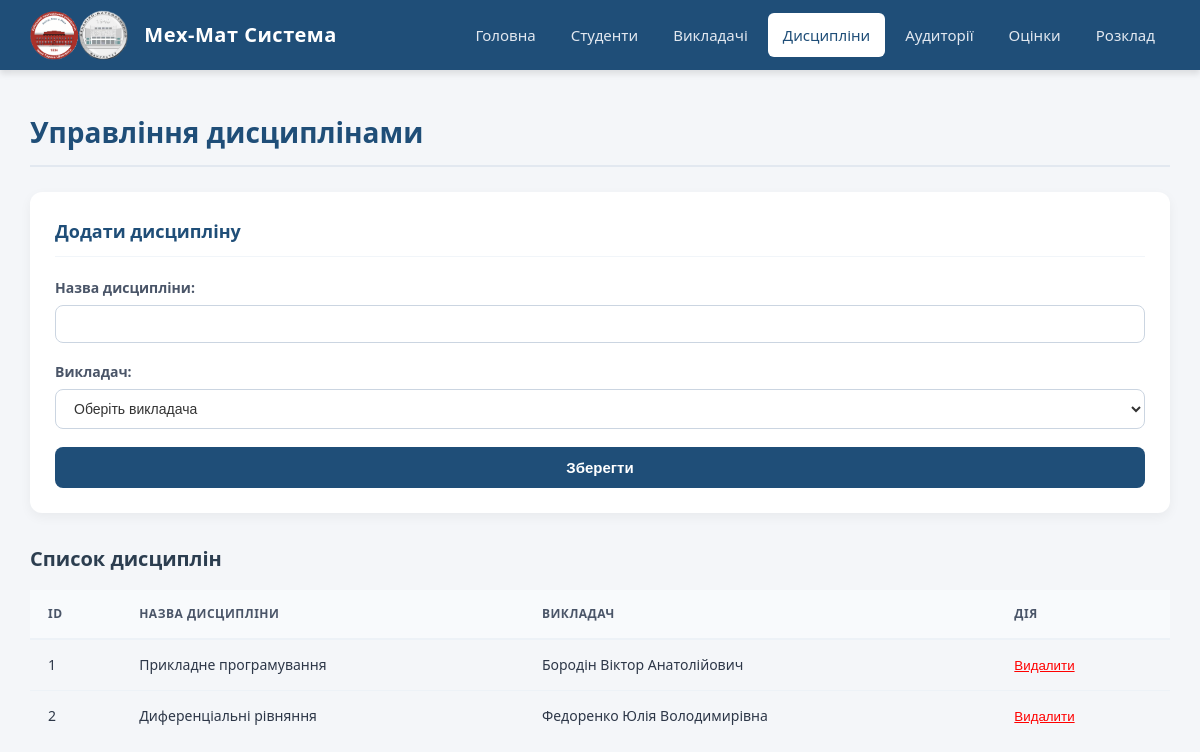
The page /disciplines on the database its author committed.
### database/models.py (models this page shows)
class Discipline(Base):
    __tablename__ = 'disciplines'
    id = Column(Integer, primary_key=True, autoincrement=True)
    title = Column(String(100), nullable=False)                # Назва предмету
    teacher_id = Column(Integer, ForeignKey('teachers.id'), nullable=False)
    teacher = relationship("Teacher", back_populates="disciplines")
    grades = relationship("Grade", back_populates="discipline", cascade="all, delete-orphan")
    schedules = relationship("Schedule", back_populates="discipline", cascade="all, delete-orphan")

class Teacher(Base):
    __tablename__ = 'teachers'
    id = Column(Integer, primary_key=True, autoincrement=True)
    name = Column(String(100), nullable=False)
    department = Column(String(100), nullable=False)           # Кафедра викладача
    disciplines = relationship("Discipline", back_populates="teacher", cascade="all, delete-orphan")

### server/routes.py (the view)
@app.route('/disciplines', methods=['GET'])
def disciplines_list():
    disciplines = repository.get_disciplines_with_details()
    teachers = repository.teachers.get_all()
    return render_template('disciplines.html', disciplines=disciplines, teachers=teachers)

### storage/db_repository.py (called while the page is built)
    def get_all(self) -> List[Base]:
        with SessionLocal() as session:
            return session.query(self.model).all()

    def get_disciplines_with_details(self) -> List[Discipline]:
        with SessionLocal() as session:
            return session.query(Discipline) \
                .options(joinedload(Discipline.teacher)) \
                .all()

### server/templates/disciplines.html (shortened to what this page needs)
{% extends 'base.html' %}
{% block content %}
    <h2>Управління дисциплінами</h2>
    <form class="add-form" action="/disciplines/add" method="POST" style="margin-bottom: 25px;">
        <h3>Додати дисципліну</h3>
        <label>Назва дисципліни:</label>
        <input type="text" name="title" required>
        <label>Викладач:</label>
        <select name="teacher_id" required>
            <option value="" disabled selected>Оберіть викладача</option>
        </select>
        <button type="submit">Зберегти</button>
    </form>
    <h3>Список дисциплін</h3>
    <table>
        <tr>
            <th>ID</th>
            <th>Назва дисципліни</th>
            <th>Викладач</th>
            <th>Дія</th>
        </tr>
        {% for discipline in disciplines %}
        <tr>
            <td>{{ discipline.id }}</td>
            <td>{{ discipline.title }}</td>
            <td>{{ discipline.teacher.name if discipline.teacher else 'Невідомо' }}</td>
            <td>
                <form action="/disciplines/{{ discipline.id }}/delete" method="POST" style="margin:0; padding:0; background:none; border:none; width:auto;">
                    <button type="submit" style="color: red; background: none; border: none; cursor: pointer; text-decoration: underline; padding: 0;">Видалити</button>
                </form>
            </td>
        </tr>
        {% endfor %}
    </table>
{% endblock %}

### server/templates/base.html (style rules this page uses)
body { font-family: 'Segoe UI', Tahoma, Geneva, Verdana, sans-serif; margin: 0; padding: 0; line-height: 1.6; background-color: #f4f6f9; color: #333; }
h2 { color: #1f4e78; font-size: 28px; margin-top: 0; margin-bottom: 25px; border-bottom: 2px solid #e2e8f0; padding-bottom: 10px; }
h3 { color: #2c3e50; font-size: 20px; margin-top: 30px; margin-bottom: 15px; }
form.add-form, .filter-box { background: #ffffff; padding: 25px; border: none; border-radius: 12px; box-shadow: 0 4px 12px rgba(0,0,0,0.05); box-sizing: border-box; }
form.add-form h3, .filter-box h3 { margin-top: 0; margin-bottom: 20px; color: #1f4e78; font-size: 18px; border-bottom: 1px solid #f1f5f9; padding-bottom: 10px; }
form.add-form label, .filter-box label { display: block; margin-bottom: 6px; font-weight: 600; font-size: 14px; color: #4a5568; }
form.add-form input, form.add-form select, .filter-box select { width: 100%; margin-bottom: 18px; padding: 10px 14px; border: 1px solid #cbd5e1; border-radius: 8px; box-sizing: border-box; font-size: 14px; background-color: #fff; color: #333; transition: border-color 0.2s; }
form.add-form button { width: 100%; padding: 12px; background-color: #1f4e78; color: #ffffff; border: none; border-radius: 8px; font-size: 15px; font-weight: bold; cursor: pointer; transition: background-color 0.2s; }
table { border-collapse: collapse; width: 100%; margin: 0; }
th, td { padding: 14px 18px; text-align: left; font-size: 14px; }
th { background-color: #f8fafc; color: #4a5568; font-weight: 600; border-bottom: 2px solid #edf2f7; text-transform: uppercase; font-size: 12px; letter-spacing: 0.5px; }
td { border-bottom: 1px solid #edf2f7; color: #2d3748; }
tr:last-child td { border-bottom: none; }

### rows shown on the page
Discipline: id "1", title "Прикладне програмування", teacher "Бородін Віктор Анатолійович"
Discipline: id "2", title "Диференціальні рівняння", teacher "Федоренко Юлія Володимирівна"
